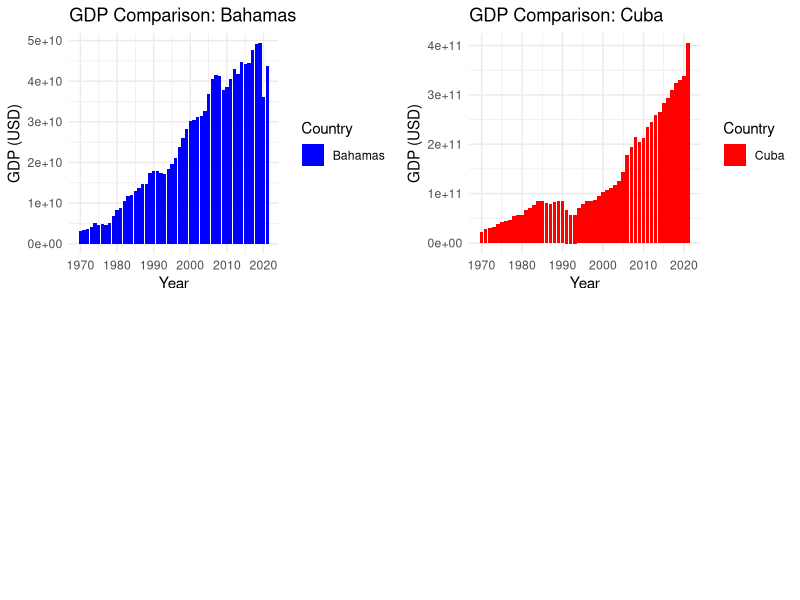
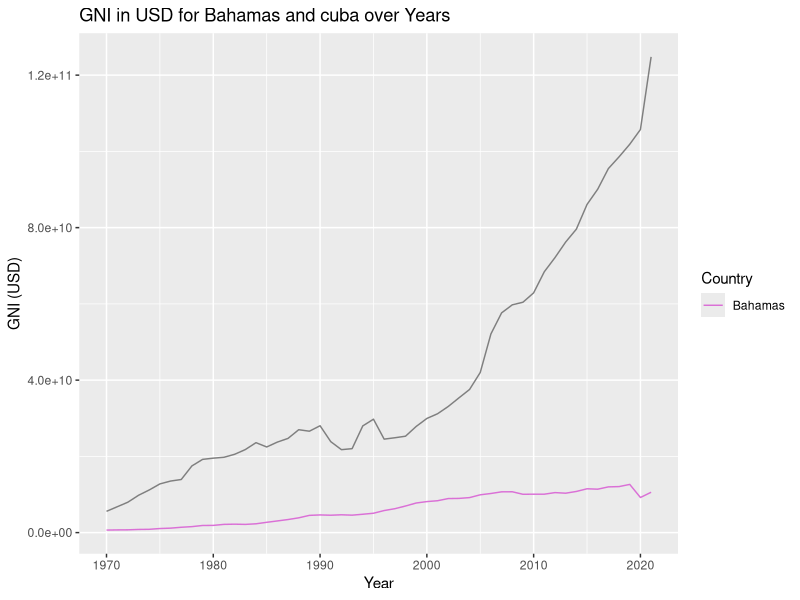
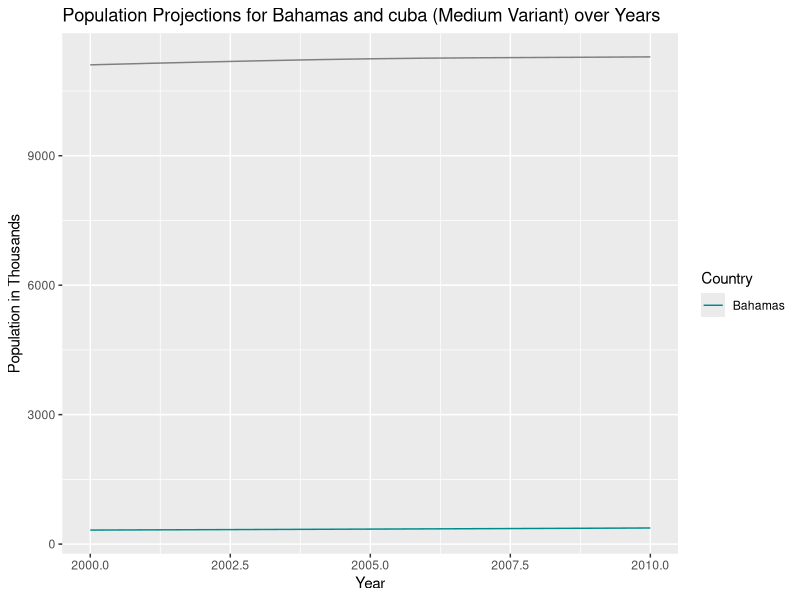
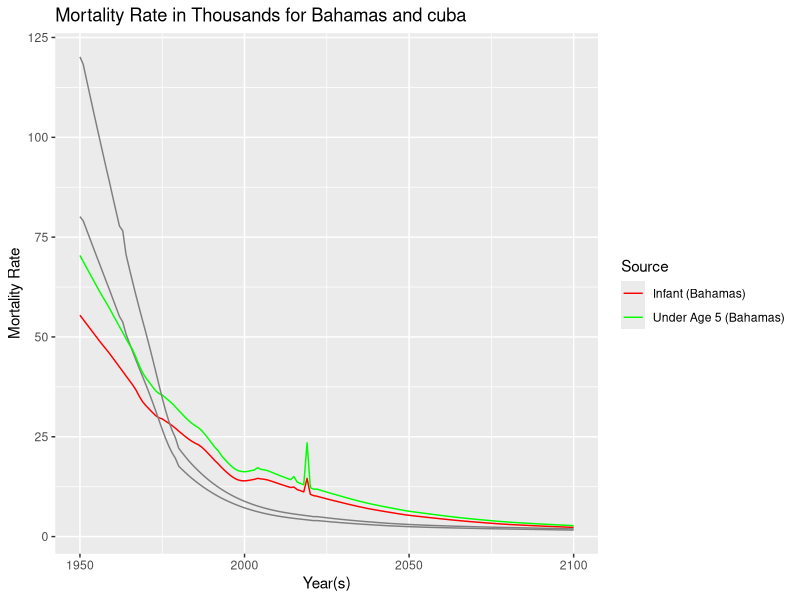

Generate these figures, in order, with R:
library(ggplot2)
library(dplyr)
library(gridExtra)
gdp_b<-read.csv("data/gdp.csv")
gdp_c<-read.csv("data/cuba_gdp.csv")
gni_b<-read.csv("data/GNI_USD.csv")
gni_c<-read.csv("data/cuba_gni.csv")
pop_b<-read.csv("data/total_population_thousands.csv")
pop_c<-read.csv("data/cuba_pop.csv")
infant_b<-read.csv("data/infant_mortality_rate_thousands.csv")
infant_c<-read.csv("data/cuba_infant.csv")
under5_b<-read.csv("data/under5_mortality_rate_thousands.csv")
under5_c<-read.csv("data/cuba_under5.csv")

### gdp
gdp_b <- gdp_b %>% mutate(Country = "Bahamas")
gdp_c <- gdp_c %>% mutate(Country = "Cuba")

# Create bar charts for Bahamas and cuba
plot_bahamas <- ggplot(gdp_b, aes(x = Year, y = Value, fill = Country)) +
  geom_bar(stat = "identity") +
  labs(title = "GDP Comparison: Bahamas",
       x = "Year", y = "GDP (USD)") +
  scale_fill_manual(values = c("Bahamas" = "blue")) +
  theme_minimal()

plot_cuba <- ggplot(gdp_c, aes(x = Year, y = Value, fill = Country)) +
  geom_bar(stat = "identity") +
  labs(title = "GDP Comparison: Cuba",
       x = "Year", y = "GDP (USD)") +
  scale_fill_manual(values = c("Cuba" = "red")) +
  theme_minimal()

# Set custom height and width for the plots
plot_height <- 5
plot_width <- 8

# Arrange the plots side by side with custom height and width
gdp_bc <- grid.arrange(plot_bahamas, plot_cuba, ncol = 2, heights = c(plot_height, plot_height), widths = c(plot_width, plot_width))

# Display the combined plot
print(gdp_bc)

# Define a function to generate and return the combined GDP plot
generateCombinedGDPPlot_c <- function() {
  # Arrange the plots side by side with custom height and width
  gdp_bc <- grid.arrange(plot_bahamas, plot_cuba, ncol = 2, heights = c(plot_height, plot_height), widths = c(plot_width, plot_width))
  
  # Return the combined plot
  return(gdp_bc)
}




###### gni
# Combine the datasets
combined_gni <- rbind(gni_b %>% mutate(Country = "Bahamas"),
                      gni_c %>% mutate(Country = "cuba"))

# Create a GNI comparison plot
gni_plot_bc <- ggplot(data = combined_gni, aes(x = Year, y = Value, color = Country)) +
  geom_line() +
  labs(title = "GNI in USD for Bahamas and cuba over Years",
       x = "Year", y = "GNI (USD)") +
  scale_color_manual(values = c("Bahamas" = "#DA70D6", "Cuba" = "blue"))

# Display the GNI comparison plot
print(gni_plot_bc)


####### population
pop_b <- pop_b %>% 
  filter(Year.s. >= 2000, Year.s. <= 2010, Variant == "Medium") %>%
  select(Year.s., Value) %>%
  mutate(Country = "Bahamas")

pop_c <- pop_c %>%
  filter(Year.s. >= 2000, Year.s. <= 2010, Variant == "Medium") %>%
  select(Year.s., Value) %>%
  mutate(Country = "cuba")

# Combine the datasets
combined_pop <- rbind(pop_b, pop_c)

# Create a population projection comparison plot
population_plot_bc <- ggplot(combined_pop, aes(x = Year.s., y = Value, color = Country)) +
  geom_line() +
  labs(title = "Population Projections for Bahamas and cuba (Medium Variant) over Years",
       x = "Year", y = "Population in Thousands") +
  scale_color_manual(values = c("Bahamas" = "cyan4", "Cuba" = "blue"))

# Display the population projection comparison plot
print(population_plot_bc)


###### Infant / under 5 mortality
# Combine the data frames row-wise
# Add a new column to identify the source of each row
infant_b$Source <- "Infant (Bahamas)"
infant_c$Source <- "Infant (cuba)"
under5_b$Source <- "Under Age 5 (Bahamas)"
under5_c$Source <- "Under Age 5 (cuba)"

combined_data <- rbind(infant_b, infant_c, under5_b, under5_c)
combined_data <- na.omit(combined_data)

# Create a plot using the combined data with four distinct colors
mortality_plot_bc <- ggplot(combined_data, aes(x = Year.s., y = Value, color = Source)) +
  geom_line() +
  labs(title = "Mortality Rate in Thousands for Bahamas and cuba",
       x = "Year(s)", y = "Mortality Rate") +
  scale_color_manual(values = c("Infant (Bahamas)" = "red", 
                                "Infant (Cuba)" = "blue", 
                                "Under Age 5 (Bahamas)" = "green", 
                                "Under Age 5 (Cuba)" = "purple"))

# Display the mortality rate comparison plot
print(mortality_plot_bc)